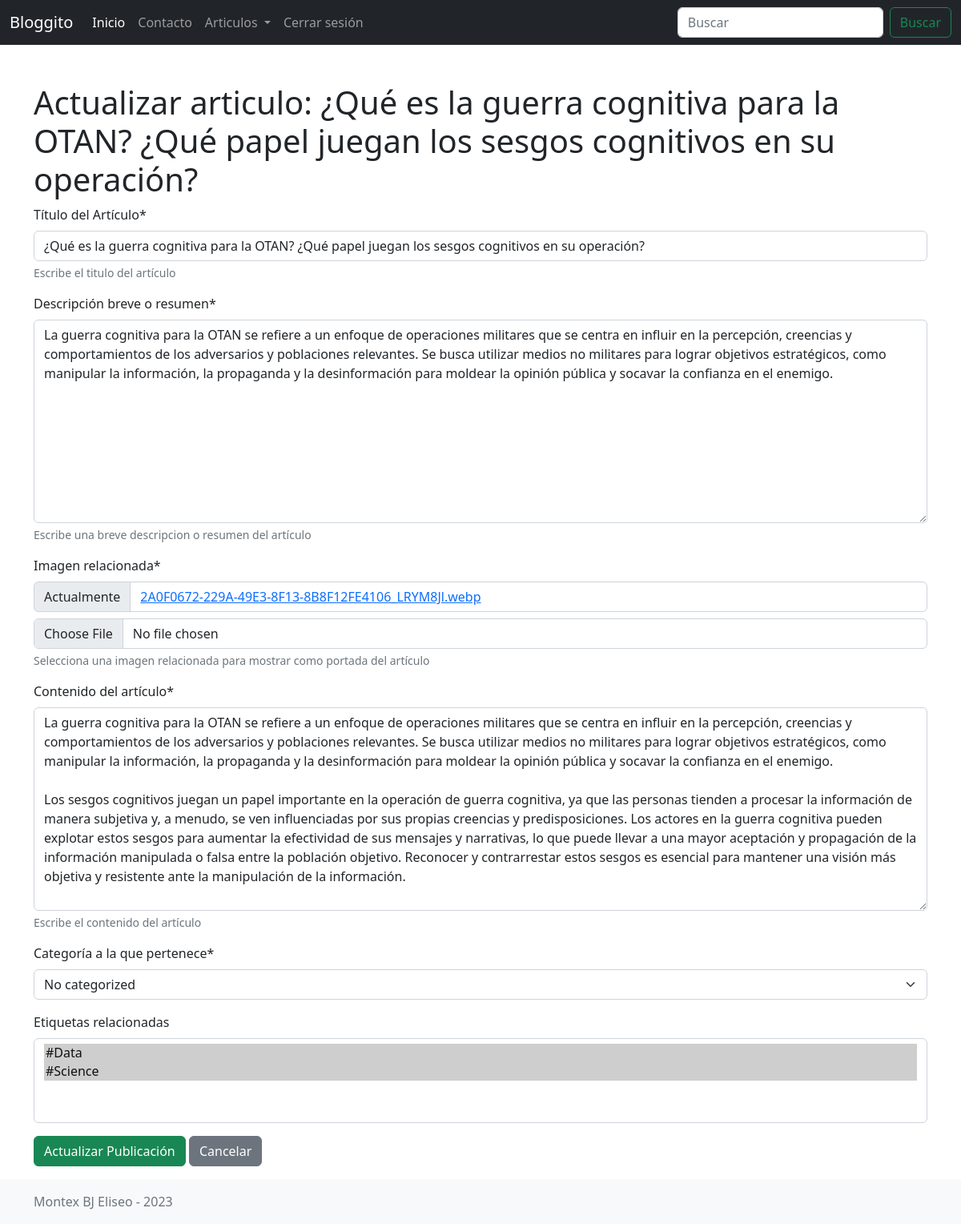
Page /posts/4/update (signed in) on the committed database.
### apps/posts/models.py (models this page shows, shortened)
class Post(models.Model):
    title = models.CharField(
        max_length=100,
        verbose_name="Título del Artículo",
        help_text="Escribe el titulo del artículo",
    )
    short_description = models.TextField(
        max_length=750,
        verbose_name="Descripción breve o resumen",
        help_text="Escribe una breve descripcion o resumen del artículo",
    )
    image = models.ImageField(
        upload_to='posts',
        null=True,
        verbose_name="Imagen relacionada",
        help_text="Selecciona una imagen relacionada para mostrar como portada del artículo",
    )
    content = models.TextField(
        verbose_name="Contenido del artículo",
        help_text="Escribe el contenido del artículo",
    )
    created_at = models.DateTimeField(
        auto_now_add=True, editable=False, verbose_name="Fecha de creación"
    )
    updated_at = models.DateTimeField(
        auto_now=True, editable=False, verbose_name="Fecha de actualización"
    )
    author = models.ForeignKey(
        get_user_model(),
        null=True,
        on_delete=models.SET_NULL,
        verbose_name="Autor del artículo",
    )
    category = models.ForeignKey(
        Category,
        null=True,
        on_delete=models.SET_NULL,
        verbose_name="Categoría a la que pertenece",
    )
    tags = models.ManyToManyField(
        Tag, verbose_name="Etiquetas relacionadas", blank=True
    )
    likes = models.ManyToManyField(
        get_user_model(), blank=True, related_name="liked_posts"
    )
    views = models.IntegerField(default=0)
    class Meta:
        verbose_name = "Artículo"
        verbose_name_plural = "Artículos"

### apps/posts/views.py (the view)
# urls.py: path('<int:pk>/update', PostUpdateView.as_view(), name = 'update'),
class PostUpdateView(LoginRequiredMixin, UserPassesTestMixin, UpdateView):
    model = Post
    template_name = "posts/post_update.html"
    success_url = reverse_lazy("posts:index")
    form_class = PostForm
    def test_func(self):
        return self.request.user.is_staff

### apps/posts/forms.py
class PostForm(forms.ModelForm):
    class Meta:
        model = Post
        exclude = ['created_at', 'updated_at', 'likes', 'author', 'views']

### apps/posts/models.py (called while the page is built)
    def __str__(self) -> str:
        return self.name

    def get_filterby_link(self):
        url = reverse("posts:index")
        return f"{url}?category={self.pk}"

    def __str__(self) -> str:
        return f"#{self.name}"

### blog/context_processors.py (called while the page is built)
def blog_context(request):
    data = {
        'app_name': 'Bloggito',
        'categories': Category.objects.all()
    }
    return data

### blog/templatetags/path_tags.py (called while the page is built)
@register.simple_tag(takes_context=True)
def confirm_logout_path(context):
    request = context.get("request")
    current_path = request.path
    if current_path not in list(common_urls.values()):
        return common_urls["confirm_logout"] + f"?next={current_path}"
    return common_urls["confirm_logout"]

### templates/posts/post_update.html (shortened to what this page needs)
{% extends 'base.html' %}
{% load crispy_forms_tags %}
{% block content %}
<main class="container">
    <h1 class="mt-5">Actualizar articulo: {{post.title}}</h1>
    <form method="POST" enctype="multipart/form-data">
        {{form|crispy}}
        <p>
            <button class="btn btn-success" type="submit">Actualizar Publicación</button>
            <a class="btn btn-secondary" href="{% url 'posts:index' %}">Cancelar</a>
        </p>
    </form>
</main>
{% endblock content %}

### static/css/docs.css (style rules this page uses)
@media (min-width: 768px) { :root { scroll-padding-top:4rem } }

### rows in the picture
Post: title "¿Qué es la guerra cognitiva para la OTAN? ¿Qué papel juegan los sesgos cognitivos en su operación?", short_description "La guerra cognitiva para la OTAN se refiere a un enfoque de operaciones militares que se centra en influir en la percepción, creencias y comportamientos de los adversarios y poblaciones relevantes. Se busca utilizar medios no militares para lograr objetivos estratégicos, como manipular la información, la propaganda y la desinformación para moldear la opinión pública y socavar la confianza en el enemigo.", content "La guerra cognitiva para la OTAN se refiere a un enfoque de operaciones militares que se centra en influir en la percepción, creencias y comportamientos de los adversarios y poblaciones relevantes. Se busca utilizar medios no militares para lograr objetivos estratégicos, como manipular la información, la propaganda y la desinformación para moldear la opinión pública y socavar la confianza en el enemigo. Los sesgos cognitivos juegan un papel importante en la operación de guerra cognitiva, ya que las personas tienden a procesar la información de manera subjetiva y, a menudo, se ven influenciadas por sus propias creencias y predisposiciones. Los actores en la guerra cognitiva pueden explotar…", category "No categorized"

### other values in the picture
{{ app_name }} "Bloggito"
